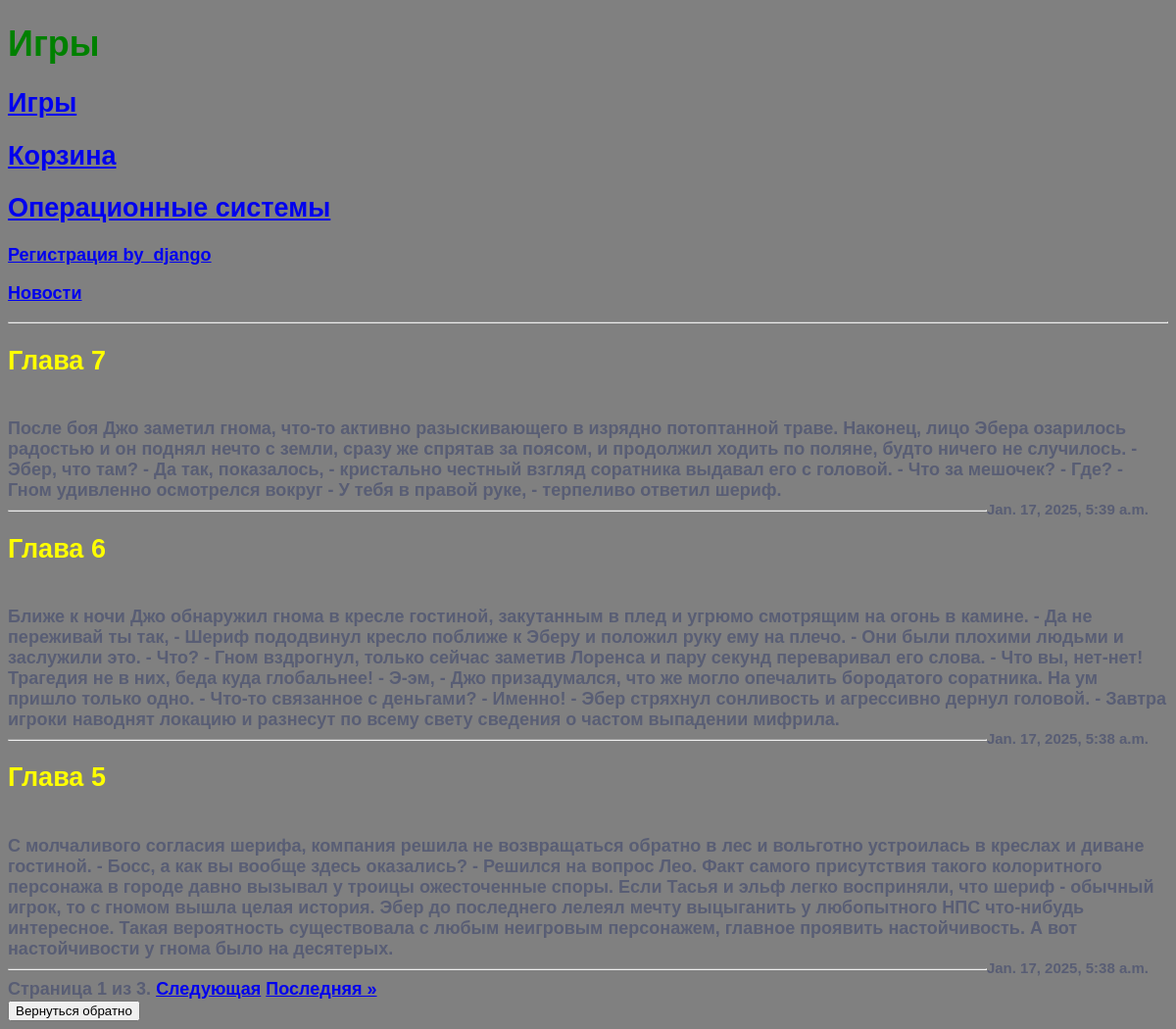
Page /platform/news/ on the committed database.
### task1/models.py (models this page shows, shortened)
class News(models.Model):
    title = models.CharField(max_length=255)
    content = models.TextField()
    date = models.DateTimeField(auto_now_add=True)

### task1/views.py (the view)
# urls.py: path('platform/news/', news),
def news(request):
    return render(request, 'platform/news/news.html',
                  {'header': 'Новости',
                   'news': Paginator(News.objects.all().order_by('-date'), 3) \
                            .get_page(request.GET.get('page', 1))})

### templates/platform/news/news.html (shortened to what this page needs)
{% extends 'fourth_task/menu.html' %}
{% block pagename %}<h1>Игры</h1>{% endblock %}
{% block menu %}{{ block.super }}{% endblock %}
{% block content %}
    <hr>
    {% for new in news %}
        <h2>{{ new.title }}</h2>
        <br>
        {{ new.content }}
        <br>
        <small style="float: right; margin-right: 20px;">{{ new.date }}</small>
        <hr>
    {% endfor %}
    <div class="pagination">
        <span class="step-links">
            <span class="current">
                Страница {{ news.number }} из {{ news.paginator.num_pages }}.
            </span>
            {% if news.has_next %}
                <a href="?page={{ news.next_page_number }}">Следующая</a>
                <a href="?page={{ news.paginator.num_pages }}">Последняя &raquo;</a>
            {% endif %}
        </span>
    </div>
<form action="{% url 'home' %}">
    <input type="submit" value="Вернуться обратно" />
</form>
{% endblock %}

### static/style.css (style rules this page uses)
h1 { color: green; }
h2 { color: yellow; }
body { font: 600 18px 'Source Sans Pro', sans-serif; color: #585d74; background-color: grey }

### rows in the picture
News: title "Глава 7", content "После боя Джо заметил гнома, что-то активно разыскивающего в изрядно потоптанной траве. Наконец, лицо Эбера озарилось радостью и он поднял нечто с земли, сразу же спрятав за поясом, и продолжил ходить по поляне, будто ничего не случилось. - Эбер, что там? - Да так, показалось, - кристально честный взгляд соратника выдавал его с головой. - Что за мешочек? - Где? - Гном удивленно осмотрелся вокруг - У тебя в правой руке, - терпеливо ответил шериф.", date "Jan. 17, 2025, 5:39 a.m."
News: title "Глава 6", content "Ближе к ночи Джо обнаружил гнома в кресле гостиной, закутанным в плед и угрюмо смотрящим на огонь в камине. - Да не переживай ты так, - Шериф пододвинул кресло поближе к Эберу и положил руку ему на плечо. - Они были плохими людьми и заслужили это. - Что? - Гном вздрогнул, только сейчас заметив Лоренса и пару секунд переваривал его слова. - Что вы, нет-нет! Трагедия не в них, беда куда глобальнее! - Э-эм, - Джо призадумался, что же могло опечалить бородатого соратника. На ум пришло только одно. - Что-то связанное с деньгами? - Именно! - Эбер стряхнул сонливость и агрессивно дернул головой. - Завтра игроки наводнят локацию и разнесут по всему свету сведения о частом выпадении мифрила.", date "Jan. 17, 2025, 5:38 a.m."
News: title "Глава 5", content "С молчаливого согласия шерифа, компания решила не возвращаться обратно в лес и вольготно устроилась в креслах и диване гостиной. - Босс, а как вы вообще здесь оказались? - Решился на вопрос Лео. Факт самого присутствия такого колоритного персонажа в городе давно вызывал у троицы ожесточенные споры. Если Тасья и эльф легко восприняли, что шериф - обычный игрок, то с гномом вышла целая история. Эбер до последнего лелеял мечту выцыганить у любопытного НПС что-нибудь интересное. Такая вероятность существовала с любым неигровым персонажем, главное проявить настойчивость. А вот настойчивости у гнома было на десятерых.", date "Jan. 17, 2025, 5:38 a.m."

### other values in the picture
{{ news.number }} "1"
{{ news.paginator.num_pages }} "3"
